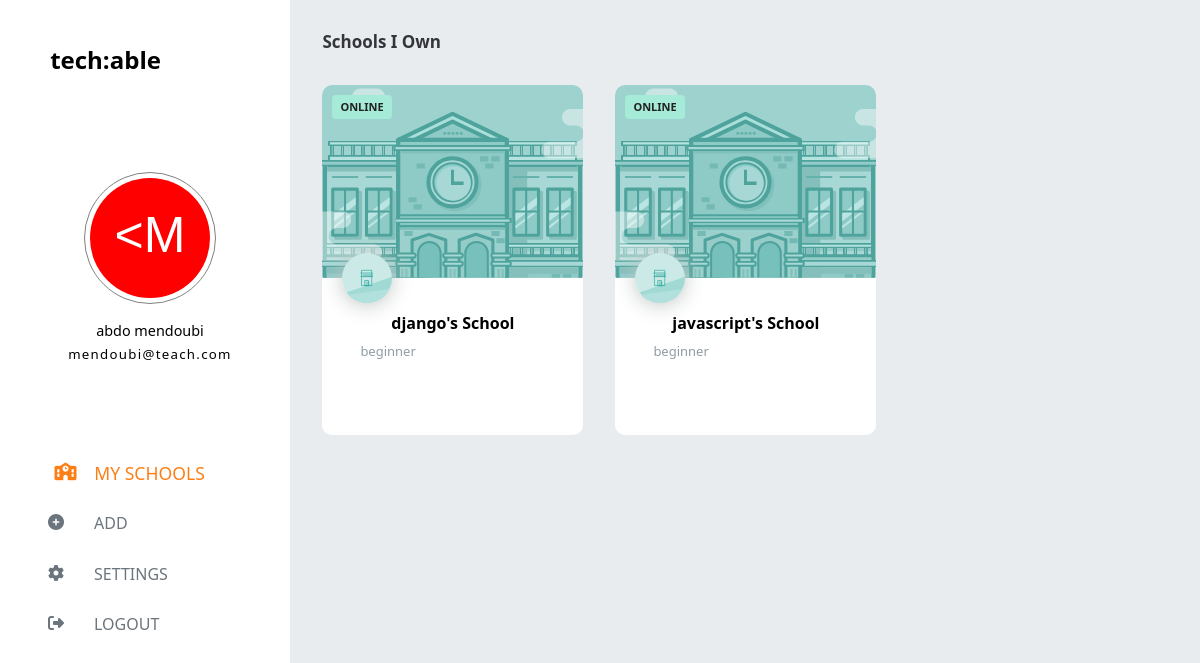
The app's page /admins/ (signed in) with its own data.
### compte/models.py (models this page shows)
class user(AbstractUser):
    pass

class cour(models.Model):
    name= models.CharField(max_length=100, primary_key=True)
    slug= models.SlugField(max_length=128)
    created_at = models.DateTimeField(auto_now_add=True)
    price = models.FloatField()
    diff=models.CharField(max_length=100)

### compte/views.py (the view, shortened to what this page needs)
# urls.py: path("admins/", views.admin, name="admin"),
def admin(request):
  cours=cour.objects.all()
  return render(request,'admin.html',context={"cour":cours})

### compte/templates/admin.html (shortened to what this page needs)
{% load static %}
<!DOCTYPE html>
<html lang="en">
  <head>
    <link rel="stylesheet" href="{% static 'css/style.css'%}" />
    <link rel="stylesheet" href="{% static 'css/normalize.css' %}" />
    <link rel="stylesheet" href="{% static 'css/admin.css' %}">
    <link rel="stylesheet" href="{% static 'css/wtf-forms.css' %}">
    <link rel="stylesheet"
      href="https://cdnjs.cloudflare.com/ajax/libs/font-awesome/6.4.0/css/all.min.css"
 />
  </head>
  <body>
    <main>
      <section class="left">
        <div class="header">
          <h1>Tech:able</h1>
          <div class="logo">
            <div class="userImg avatarDiv">
              <img class="avatar" alt="user logo" />
            </div>
            {% if user.is_authenticated %}
              <div class="userInfo">
                <span class="userName">{{user.username}}</span>
                <span class="mailUser">{{user.email}}</span>
              </div>
            {% else %}
              <h1> bbllblblb</h1>
            {% endif %}
          </div>
        </div>
        <div class="choices">
          <div class="choice mySchool active">
            <i class="fa-solid fa-school"></i> My Schools
          </div>
          {% if user.is_authenticated %}
            {% if "teach.com" in user.email %}
              <div class="choice addOn ">
                <i class="fa-solid fa-circle-plus"></i> ADD
              </div>
            {% else %}
            <span class="mailUser">Hello student</span>
            {% endif %}
          {% else %}
          <div class="choice addOn ">
            <i class="fa-solid fa-circle-plus"></i> no conncet
          </div>
          {% endif %}
          <div class="choice setting">
            <i class="fa-solid fa-gear"></i> Settings
          </div>
          <div class="choice">
            <i class="fa-solid fa-right-from-bracket"></i> logout
          </div>
        </div>
      </section>
      <section class="right containers mySchool">
        <div class="schoolOwn">
          <h1>Schools I Own</h1>
          <div class="cards">
            {% for i in cour %}
              <div class="card">
                <div class="cardImg">
                </div>
                <div class="cardInfo">
                  <a href="{% url 'cours' i.slug %}">
                  <h1 class="schoolName">{{i.name}}'s School</h1></a>
                  <p class="schoolDomain">{{i.diff}}</p>
                </div>
                <div class="cardTicket">Online</div>
                <div class="cardLogo"></div>
              </div>
            {% endfor %}
          </div>
        </div>
      </section>
    </main>
  </body>
</html>

### static/css/style.css (style rules this page uses)
:root { --bs-blue: #0d6efd; --bs-indigo: #6610f2; --bs-purple: #6f42c1; --bs-pink: #d63384; --bs-red: #dc3545; --bs-orange: #fd7e14; --bs-yellow: #ffc107; --bs-green: #198754; --bs-teal: #20c997; --bs-cyan: #0dcaf0; --bs-black: #000; --bs-white: #fff; --bs-gray: #6c757d; --bs-gray-dark: #343a40; --bs-gray-100: #f8f9fa; --bs-gray-200: #e9ecef; --bs-gray-300: #dee2e6; --bs-gray-400: #ced4da; --bs-gray-500: #adb5bd; --bs-gray-600: #6c757d; --bs-gray-700: #495057; --bs-gray-800: #343a40; --bs-gray-900: #212529; --bs-primary: #0d6efd; --bs-secondary: #6c757d; --bs-success: #198754; --bs-info: #0dcaf0; --bs-warning: #ffc107; --bs-danger: #dc3545; --bs-light: #f8f9fa; --bs-dark: #212529; --bs-primary-rgb: 13, 110, 253; --bs-secondary-rgb: 108, 117, 125; --bs-success-rgb: 25, 135, 84; --bs-info-rgb: 13, 202, 240; --bs-warning-rgb: 255, 193, 7; --bs-danger-rgb: 220, 53, 69; --bs-light-rgb: 248, 249, 250; --bs-dark-rgb: 33, 37, 41; --bs-white-rgb: 255, 255, 255; --bs-black-rgb: 0, 0, 0; --bs-body-color-rgb: 33, 37, 41; --bs-body-bg-rgb: 255, 255, 255; --bs-font-sans-serif: system-ui, -apple-system, "Segoe UI", Roboto, "Helvetica Neue", "Noto Sans", "Liberation Sans", Arial, sans-serif, "Apple Color Emoji", "Segoe UI Emoji", "Segoe UI Symbol", "Noto Color Emoji"; --bs-font-monospace: SFMono-Regular, Menlo, Monaco, Consolas, "Liberation Mono", "Courier New", monospace; --bs-gradient: linear-gradient( 180deg, hsla(0, 0%, 100%, 0.15), hsla(0, 0%, 100%, 0) ); --bs-body-font-family: var(--bs-font-sans-serif); --bs-body-font-size: 1rem; --bs-body-font-weight: 400; --bs-body-line-height: 1.5; --bs-body-color: #212529; --bs-body-bg: #fff; --bs-border-width: 1px; --bs-border-style: solid; --bs-border-color: #dee2e6; --bs-border-color-translucent: rgba(0, 0, 0, 0.175); --bs-border-radius: 0.375rem; --bs-border-radius-sm: 0.25rem; --bs-border-radius-lg: 0.5rem; --bs-border-radius-xl: 1rem; --bs-border-radius-2xl: 2rem; --bs-border-radius-pill: 50rem; --bs-link-color: #0d6efd; --bs-link-hover-color: #0a58ca; --bs-code-color: #d63384; --bs-highlight-bg: #fff3cd; }
body { width: 100%; padding: 0; margin: 0; box-sizing: border-box; font-family: var(--bs-body-font-family); overflow-x: hidden; overflow-y: visible; }

### records on screen
user: username "abdo mendoubi", email "mendoubi@teach.com"
cour: name "django", diff "beginner"
cour: name "javascript", diff "beginner"
